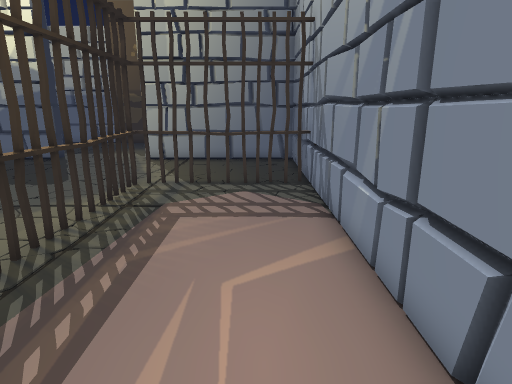
view 1 (above)

23 first-person views from a walk through a scene from a Unity 3-D project. The camera is 1.4 m above the floor, tilts 14° down and sees 75° across. Doors are open. The floor is counted in squares, 0.5 m on a side. Each view is taken from the middle of a square. On the plan, view 1 faces up. The plan holds only what a view shows up to about 20 squares ahead; the rest is blank. The place goes on beyond the plan. The player is left out. Some animated figures are left out. Some surface patterns are stand-ins.

view 2
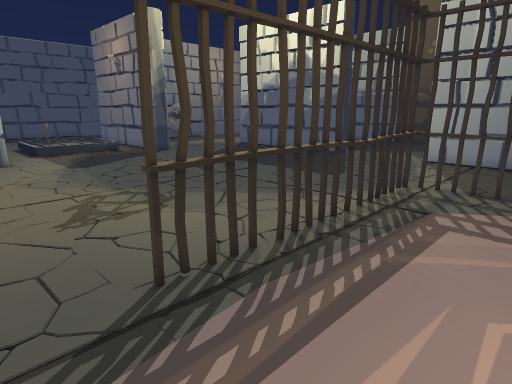

view 3
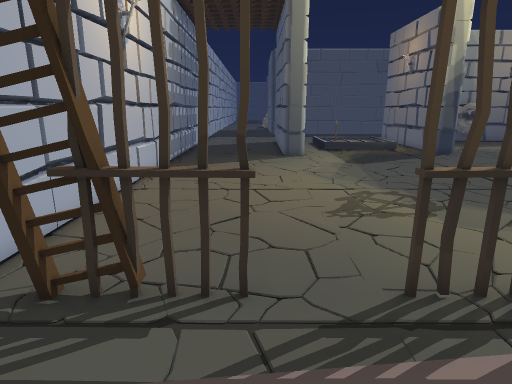

view 4
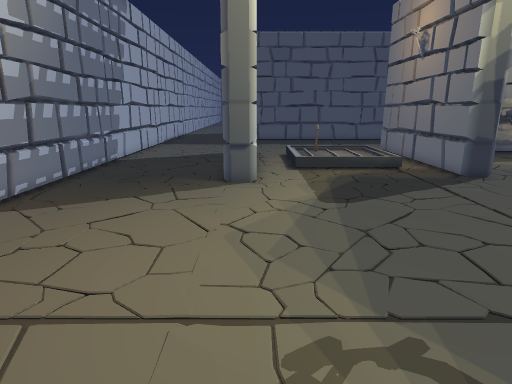

view 5
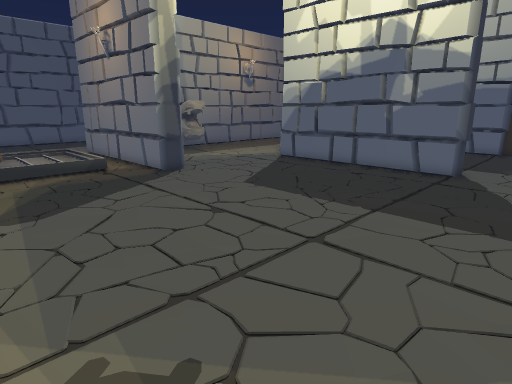

view 6
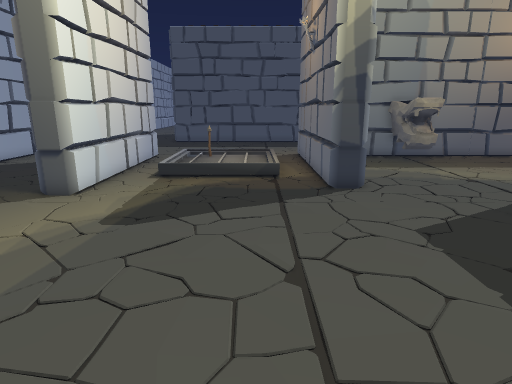

view 7
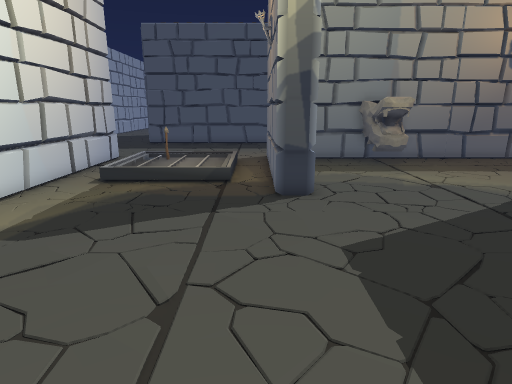

view 8
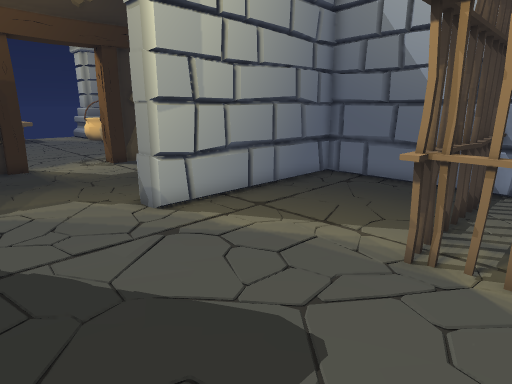

view 9
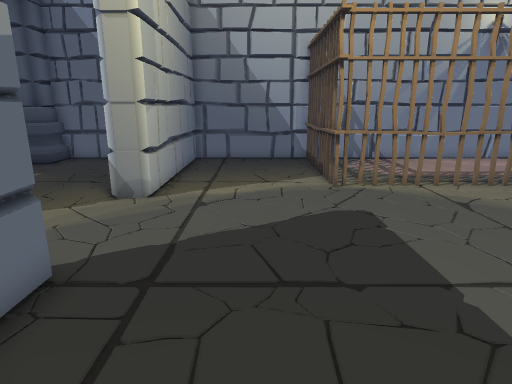

view 10
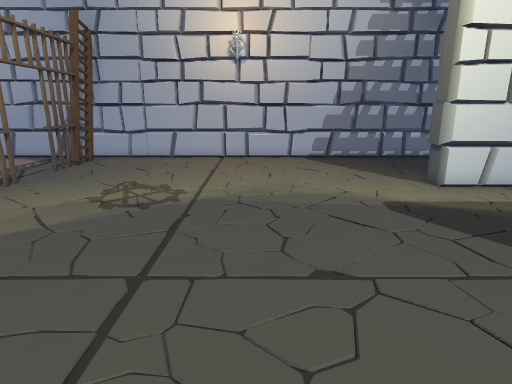

view 11
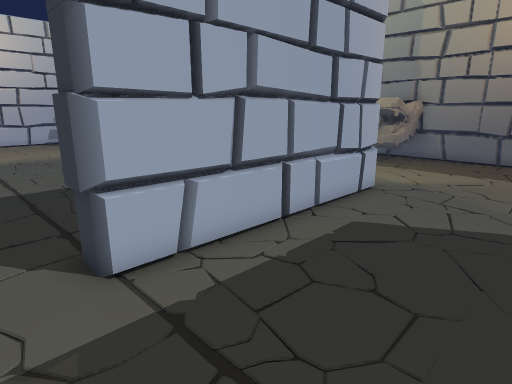

view 12
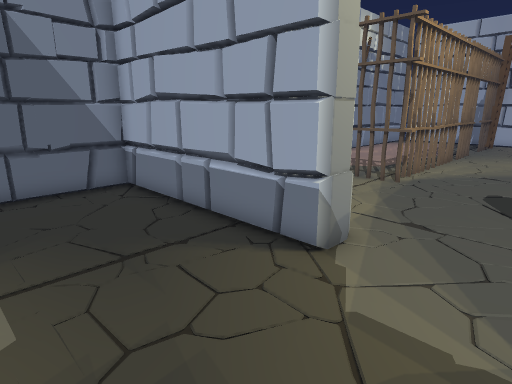

view 13
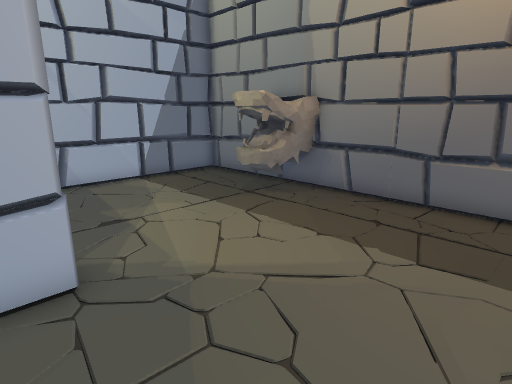

view 14
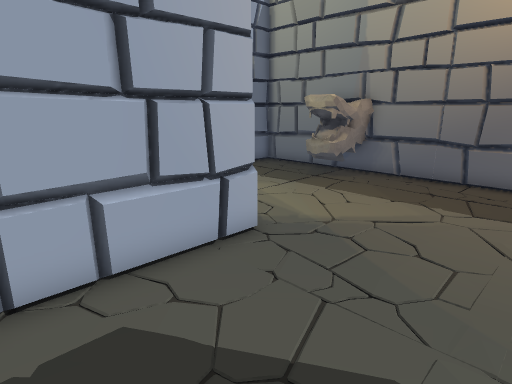

view 15
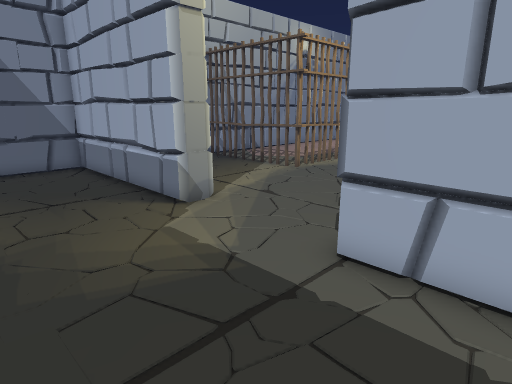

view 16
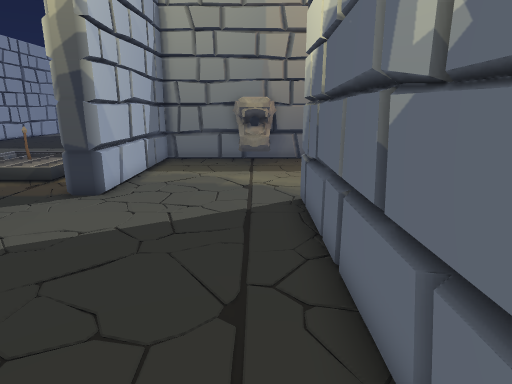

view 17
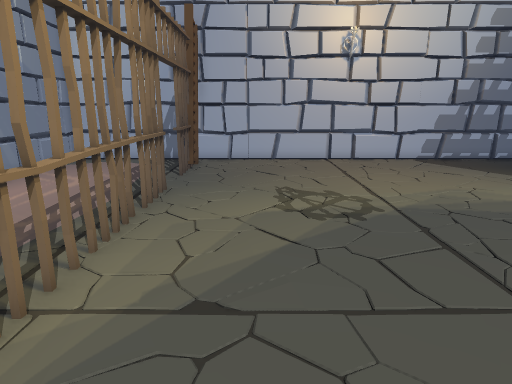

view 18
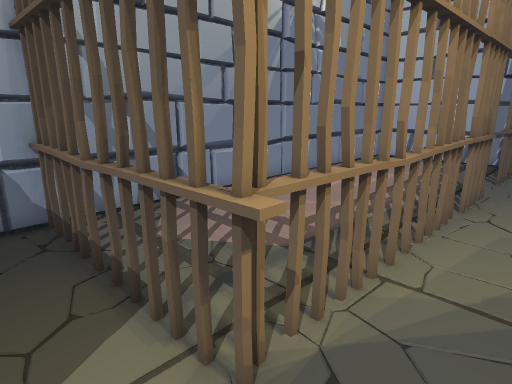

view 19
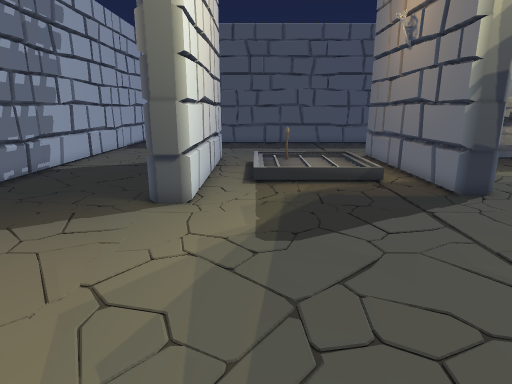

view 20
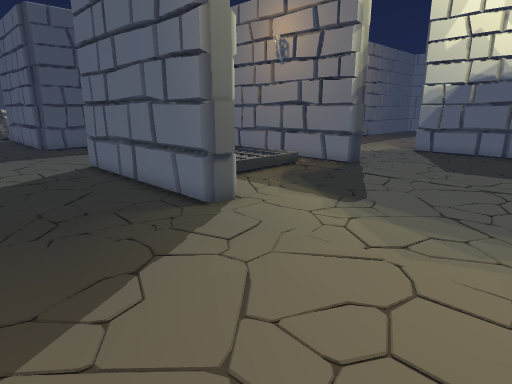

view 21
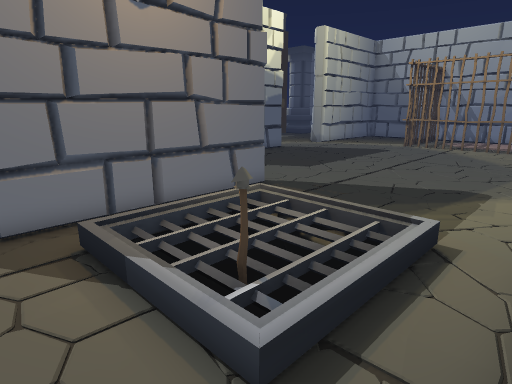

view 22
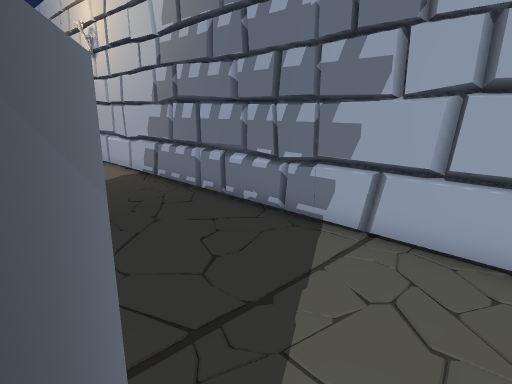

view 23
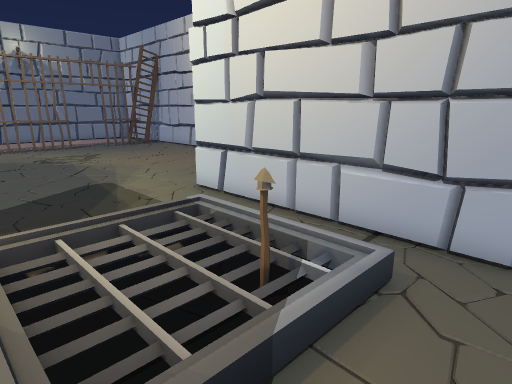

### Floor plan
Key: @ floor where view 1 was taken; # wall or solid block; x gap in a wall; . main floor; : floor 0.25 m higher than the main floor; / step, stairs or slope; D open door; T thing the floor can be seen under or through; G gate; O other object.
Columns run from 31 left of view 1 to 2 right of it. Each row starts with its distance up from view 1.
 26  #   ... ...   ............. ....#
 25  #...............................#
 24  #...............................#
 23  #...............................#
 22  #...............................#
 21  #........##########.....#########
 20  #........##########.....#########
 19  #OO......##########.....#########
 18  OOO.............................#
 17  #OO.............................#
 16  #...............................#
 15  #...............................#
 14  #...............................#
 13  #########................TTTTTTx#
 12 ##########................x......#
 11 ..........................T......#
 10 ..//////..................T...   #
  9 ../////:..................T..    #
  8 ..//...:..................T..    #
  7 ../O...:..................x..    #
  6 ..//////..................#..    #
  5 ..//////.....................    #
  4 ..........................G..    #
  3 .##########...............G..    #
  2 .##########...............G..    #
  1 ..........................D..    #
  0 ..........................G..  @ #
 -1 ..........................G..    #
 -2 ..........................O..    #
 -3 ..........................O..    #
 -4 ..........................O....  #
 -5 ##################################

Positions as (right, up) in squares from view 1, and headings:
1: (0, 0), facing up
2: (0, 0), facing up-left
3: (0, 0), facing left
4: (-8, 3), facing left
5: (-8, 4), facing up-left
6: (-10, 9), facing left
7: (-11, 11), facing left
8: (-11, 11), facing up-right
9: (-17, 16), facing right
10: (-14, 15), facing down
11: (-10, 26), facing down-left
12: (-10, 26), facing down-right
13: (-20, 26), facing down-left
14: (-16, 26), facing down-left
15: (-15, 26), facing down-right
16: (-11, 18), facing left
17: (-8, 14), facing down
18: (-7, 15), facing down-right
19: (-11, 5), facing left
20: (-13, -4), facing up-left
21: (-31, 3), facing up-right
22: (-31, 2), facing down-right
23: (-31, 10), facing down-right
